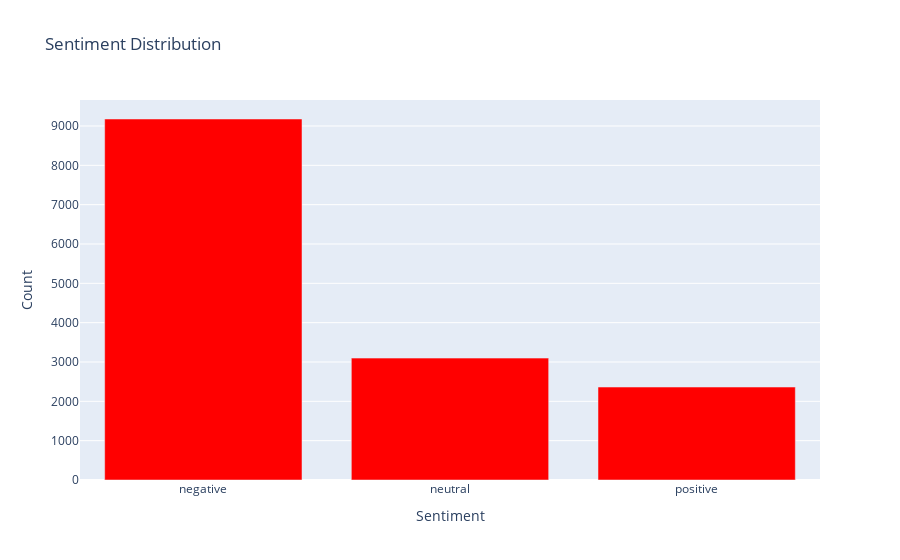

Notebook code for this chart:
### Code cell
init_notebook_mode(connected=True)
%matplotlib inline

value_counts = tweets.airline_sentiment.value_counts()

# Convert the value counts Series to a DataFrame
value_counts_df = value_counts.reset_index()
value_counts_df.columns = ['Sentiment', 'Count']

fig=px.bar(value_counts_df, x='Sentiment', y='Count',title='Sentiment Distribution',color_discrete_sequence=['red'])
fig.show()
init_notebook_mode(connected=True)

### Figure 1 — Plotly figure (JSON) as saved in the notebook; plotly's stock layout.template omitted (floating-point values rounded to 4 significant figures)
{"data": [{"alignmentgroup": "True", "hovertemplate": "Sentiment=%{x}<br>Count=%{y}<extra></extra>", "legendgroup": "", "marker": {"color": "red", "pattern": {"shape": ""}}, "name": "", "offsetgroup": "", "orientation": "v", "showlegend": false, "textposition": "auto", "type": "bar", "x": ["negative", "neutral", "positive"], "xaxis": "x", "y": [9178, 3099, 2363], "yaxis": "y"}], "layout": {"barmode": "relative", "legend": {"tracegroupgap": 0}, "title": {"text": "Sentiment Distribution"}, "xaxis": {"anchor": "y", "domain": [0, 1], "title": {"text": "Sentiment"}}, "yaxis": {"anchor": "x", "domain": [0, 1], "title": {"text": "Count"}}}}
